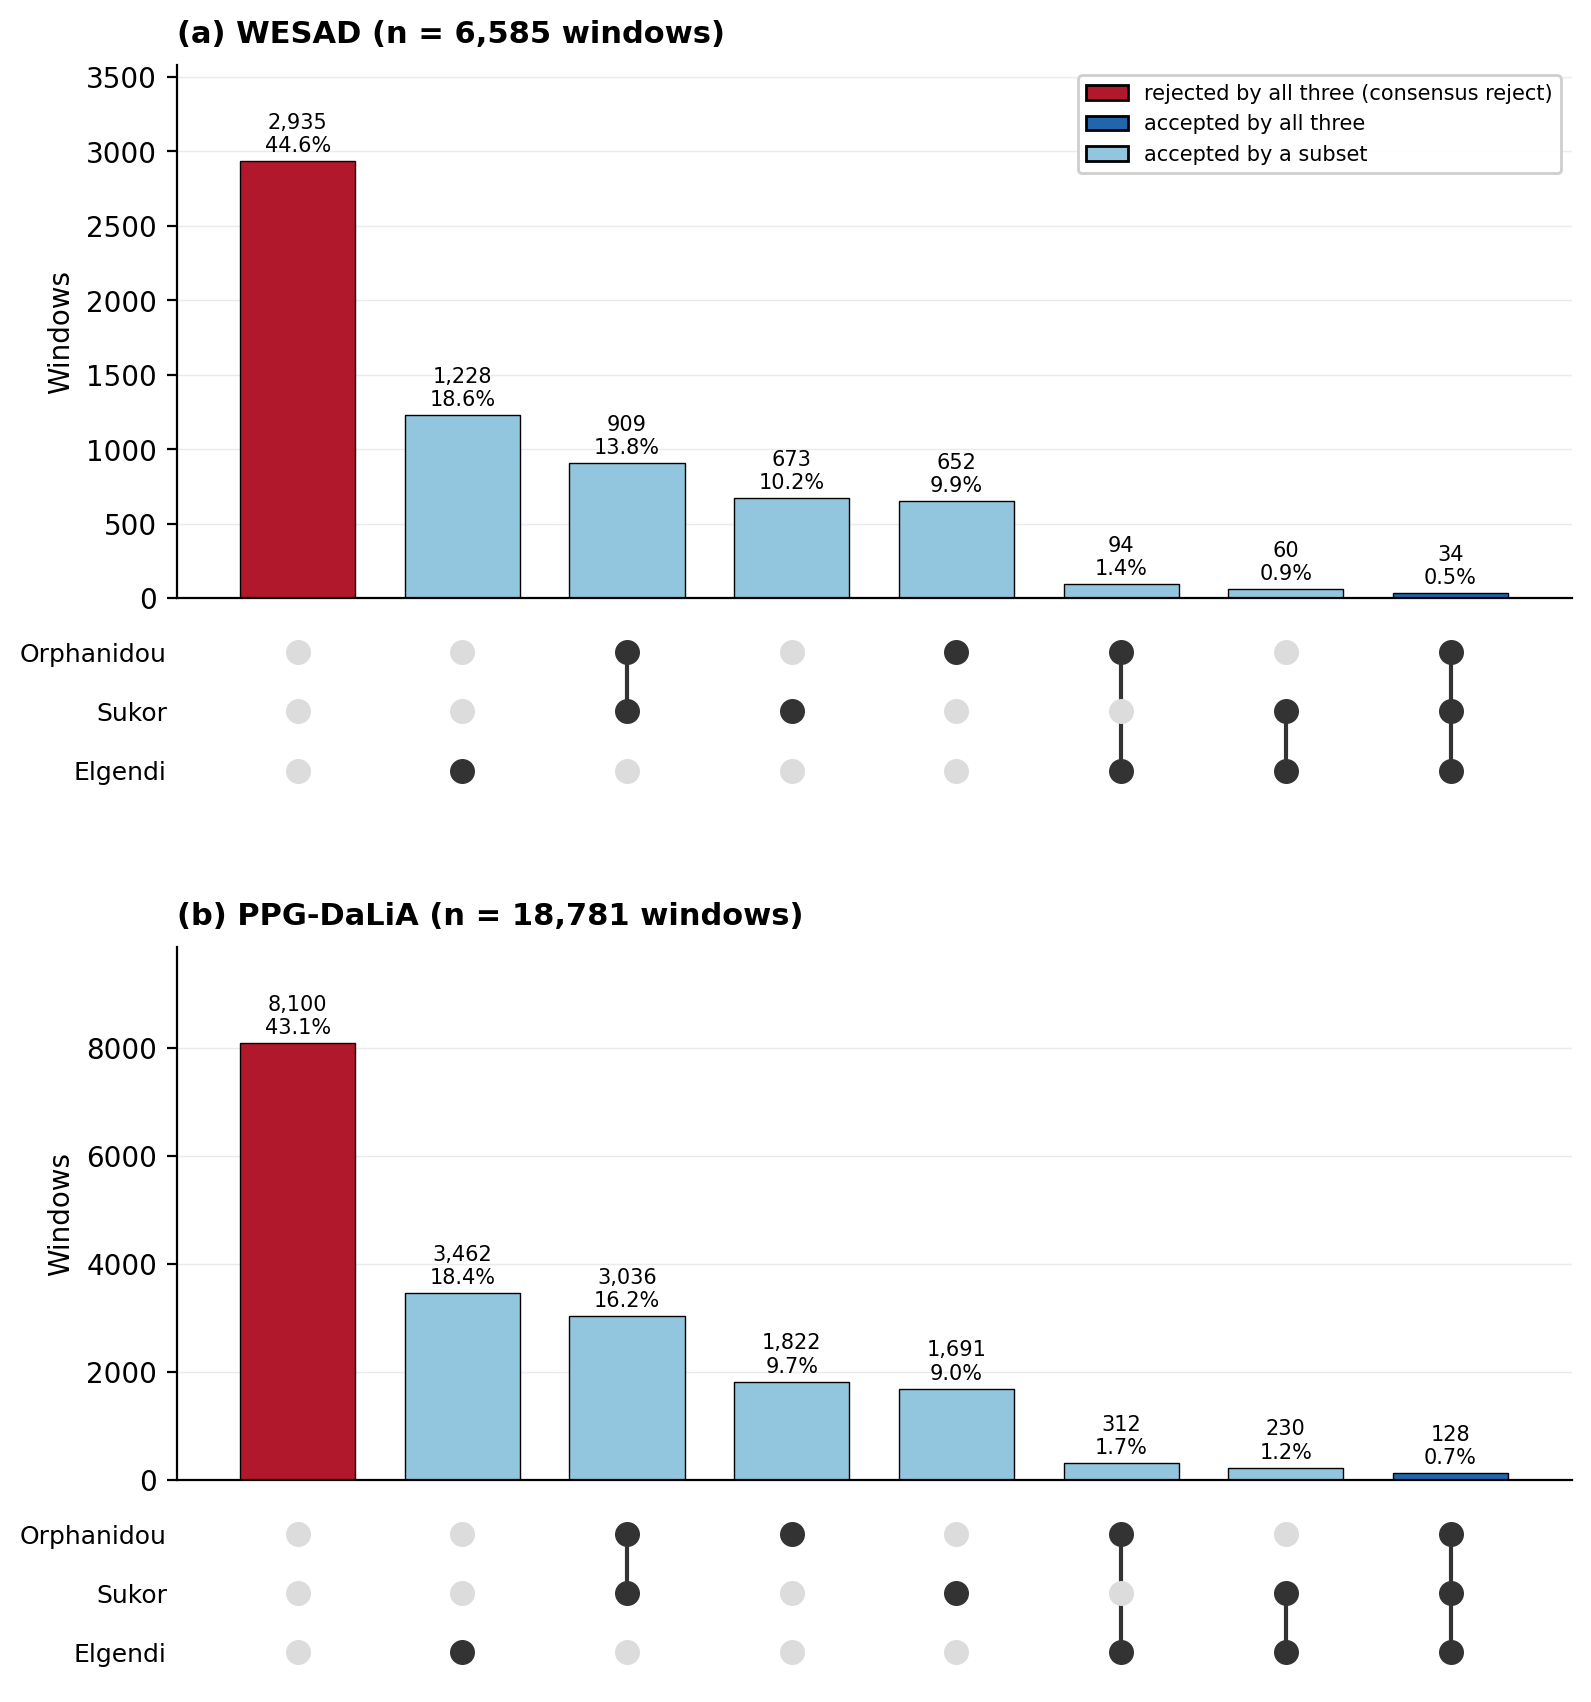

Reproduce this figure in Python.
"""Generate Figure 1: two-panel UpSet plot of cross-method acceptance structure.

Reproduces paper/figures/fig1_upset.png from the committed window tables. Each
column is a combination of the three published wrist-PPG quality methods
(Orphanidou, Sukor, Elgendi) that accept a window; bar height is the number of
windows in that combination and the dot matrix marks the membership. The
all-reject column (consensus reject) is highlighted in crimson.

Run from anywhere:
    python3 paper/figures/fig1_upset.py
"""
from itertools import product
from pathlib import Path

import matplotlib
matplotlib.use("Agg")
import matplotlib.pyplot as plt  # noqa: E402
import numpy as np  # noqa: E402
import pandas as pd  # noqa: E402
from matplotlib.gridspec import GridSpec  # noqa: E402
from matplotlib.patches import Patch  # noqa: E402

ROOT = Path(__file__).resolve().parents[2]
TABLES = {
    "WESAD": ROOT / "results" / "real_data" / "wesad_deep" / "window_table.csv",
    "PPG-DaLiA": ROOT / "results" / "real_data" / "ppg_dalia" / "window_table.csv",
}
OUT = ROOT / "paper" / "figures" / "fig1_upset.png"
METHODS = ["Orphanidou", "Sukor", "Elgendi"]
ACCEPT_COLS = ["orphanidou_acceptable", "sukor_acceptable", "elgendi_acceptable"]


def compute(path):
    df = pd.read_csv(path)
    o, s, e = (df[c].astype(bool).values for c in ACCEPT_COLS)
    n = len(df)
    counts = {combo: int(((o == combo[0]) & (s == combo[1]) & (e == combo[2])).sum())
              for combo in product([True, False], repeat=3)}
    return n, counts


def _color(combo):
    if combo == (False, False, False):
        return "#b2182b"
    if combo == (True, True, True):
        return "#2166ac"
    return "#92c5de"


def draw(ax_bar, ax_mat, n, counts, title):
    items = sorted(counts.items(), key=lambda kv: -kv[1])
    combos = [k for k, _ in items]
    heights = [c for _, c in items]
    x = np.arange(len(items))
    ax_bar.bar(x, heights, color=[_color(c) for c in combos],
               edgecolor="black", linewidth=0.5, width=0.7)
    for xi, h in zip(x, heights):
        ax_bar.text(xi, h + max(heights) * 0.012, f"{h:,}\n{100 * h / n:.1f}%",
                    ha="center", va="bottom", fontsize=7.5)
    ax_bar.set_ylim(0, max(heights) * 1.22)
    ax_bar.set_ylabel("Windows")
    ax_bar.set_title(title, loc="left", fontsize=11, fontweight="bold", pad=8)
    ax_bar.set_xticks([])
    ax_bar.grid(axis="y", alpha=0.25, linewidth=0.5)
    ax_bar.set_axisbelow(True)
    for sp in ["top", "right"]:
        ax_bar.spines[sp].set_visible(False)
    ax_mat.set_ylim(-0.5, len(METHODS) - 0.5)
    ax_mat.invert_yaxis()
    for yi in range(len(METHODS)):
        for xi, c in zip(x, combos):
            ax_mat.plot(xi, yi, "o", ms=9,
                        color=("#333333" if c[yi] else "#dcdcdc"), mec="none", zorder=3)
    for xi, c in zip(x, combos):
        ys = [yi for yi in range(len(METHODS)) if c[yi]]
        if len(ys) >= 2:
            ax_mat.plot([xi, xi], [min(ys), max(ys)], "-", color="#333333", lw=1.5, zorder=2)
    ax_mat.set_yticks(range(len(METHODS)))
    ax_mat.set_yticklabels(METHODS, fontsize=9)
    ax_mat.set_xticks([])
    ax_mat.tick_params(length=0)
    for sp in ["top", "right", "bottom", "left"]:
        ax_mat.spines[sp].set_visible(False)


def main():
    n1, c1 = compute(TABLES["WESAD"])
    n2, c2 = compute(TABLES["PPG-DaLiA"])
    fig = plt.figure(figsize=(9, 10.5))
    gs = GridSpec(5, 1, height_ratios=[3, 1.0, 0.55, 3, 1.0], hspace=0.08)
    axb1 = fig.add_subplot(gs[0]); axm1 = fig.add_subplot(gs[1], sharex=axb1)
    axb2 = fig.add_subplot(gs[3]); axm2 = fig.add_subplot(gs[4], sharex=axb2)
    draw(axb1, axm1, n1, c1, f"(a) WESAD (n = {n1:,} windows)")
    draw(axb2, axm2, n2, c2, f"(b) PPG-DaLiA (n = {n2:,} windows)")
    axb1.legend(handles=[
        Patch(facecolor="#b2182b", edgecolor="black", label="rejected by all three (consensus reject)"),
        Patch(facecolor="#2166ac", edgecolor="black", label="accepted by all three"),
        Patch(facecolor="#92c5de", edgecolor="black", label="accepted by a subset")],
        fontsize=7.5, loc="upper right", framealpha=0.95)
    OUT.parent.mkdir(parents=True, exist_ok=True)
    fig.savefig(OUT, dpi=200, bbox_inches="tight")
    print(f"saved {OUT}")


if __name__ == "__main__":
    main()
